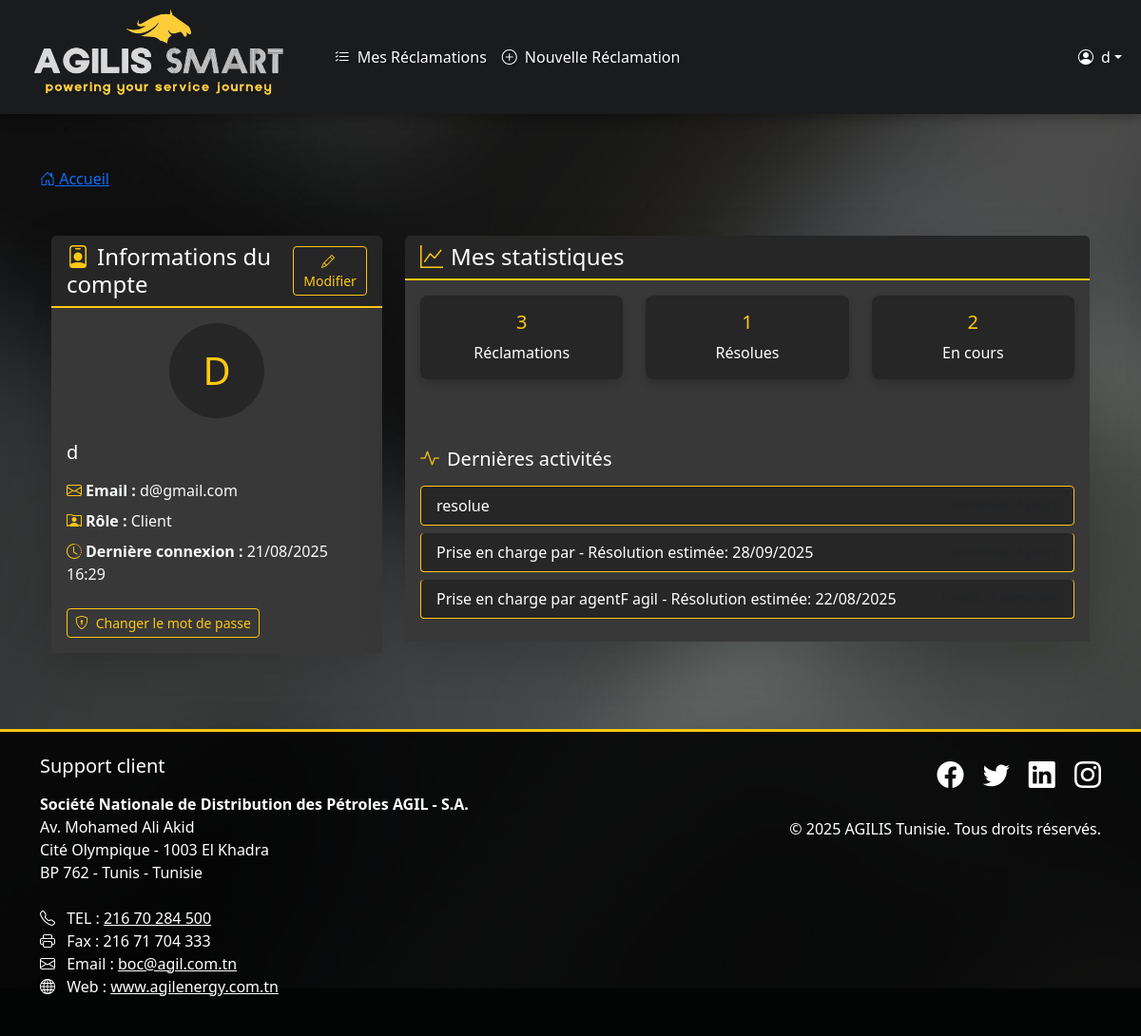
The page /accounts/profile/ (signed in) on the database its author committed.
### reclamations/models.py (models this page shows, shortened)
class User(AbstractUser):
    ROLE_CHOICES = [
        ('CLIENT', 'Client'),
        ('AGENT', 'Agent de station'),
        ('TECH', 'Technicien'),
        ('FINANCE', 'Agent Financier'),
        ('SUPPORT', 'Support Client'),
        ('ADMIN', 'Administrateur'),
    ]
    username = models.CharField(
        max_length=150,
        unique=True,
        blank=False,
        validators=[],  # Suppression des validateurs par défaut
        error_messages={
            'unique': "Ce nom d'utilisateur est déjà utilisé.",
        }
    )
    role = models.CharField(
        max_length=10,
        choices=ROLE_CHOICES,
        default='CLIENT',
        verbose_name="Rôle utilisateur"
    )
    phone = models.CharField(
        max_length=20,
        blank=True,
        verbose_name="Téléphone"
    )
    teams = models.JSONField(
        default=list,
        verbose_name="Équipes assignées",
        help_text="Liste des équipes auxquelles appartient l'utilisateur"
    )
    assigned_station = models.ForeignKey(
        'Station',
        null=True,
        blank=True,
        on_delete=models.SET_NULL,
        verbose_name="Station assignée"
    )
    ROLE_TO_TEAMS = {
        'TECH': ['TECH'],
        'FINANCE': ['FINANCE'],
        'SUPPORT': ['SUPPORT'],
        'AGENT': ['STATION'],  # Les agents vont dans l'équipe STATION
        'ADMIN': [],  # Pas d'équipe pour les admins
        'CLIENT': []  # Pas d'équipe pour les clients
    }
    class Meta:
        verbose_name = "Utilisateur"
        verbose_name_plural = "Utilisateurs"
        ordering = ['last_name', 'first_name']
    @property
    def is_specialist(self) -> bool:
        return self.role in {'TECH', 'FINANCE', 'SUPPORT', 'AGENT'}

class ReclamationUpdate(models.Model):
    reclamation = models.ForeignKey(
        Reclamation,
        on_delete=models.CASCADE,
        related_name='updates'
    )
    author = models.ForeignKey(User, on_delete=models.CASCADE)
    message = models.TextField()
    is_status_change = models.BooleanField(default=False)
    new_status = models.CharField(max_length=15, blank=True)
    created_at = models.DateTimeField(auto_now_add=True)
    is_internal_note = models.BooleanField(default=False)
    class Meta:
        ordering = ['-created_at']

### reclamations/views.py (the view)
# urls.py: path('accounts/profile/', ProfileView.as_view(), name='profile'),
class ProfileView(LoginRequiredMixin, TemplateView):
    template_name = 'registration/profile.html'
    def get_context_data(self, **kwargs):
        context = super().get_context_data(**kwargs)
        user = self.request.user
        if user.is_specialist:
            reclamations = Reclamation.objects.filter(
                assigned_specialist=user
            )
            template_name = 'specialist/profile.html'
        else:
            reclamations = Reclamation.objects.filter(user=user)
            template_name = 'registration/profile.html'
        context.update({
            'user': user,
            'nb_reclamations': reclamations.count(),
            'nb_reclamations_resolues': reclamations.filter(status='RESOLVED').count(),
            'nb_reclamations_encours': reclamations.exclude(
                status__in=['RESOLVED', 'CLOSED']
            ).count(),
            'last_activities': ReclamationUpdate.objects.filter(
                Q(reclamation__user=user) | Q(author=user)
            ).order_by('-created_at')[:5]
        })
        self.template_name = template_name
        return context

### reclamations/templatetags/user_tags.py (called while the page is built)
@register.filter(name='is_specialist')
def is_specialist(user):
    return user.role in {'TECH', 'FINANCE', 'SUPPORT', 'AGENT'}

### reclamations/templates/registration/profile.html (shortened to what this page needs)
{% extends "base.html" %}
{% block content %}
<div class="container py-4">
    <div class="row">
        <div class="col-md-4">
            <div class="card shadow-lg border-yellow mb-4">
                <div class="card-header bg-dark-gray text-white d-flex justify-content-between align-items-center">
                    <h4 class="mb-0">
                        <i class="bi bi-person-badge me-2 text-yellow"></i>Informations du compte
                    </h4>
                    <a href="{% url 'reclamations:profile_edit' %}" class="btn btn-sm btn-outline-yellow">
                        <i class="bi bi-pencil me-1"></i> Modifier
                    </a>
                </div>
                <div class="card-body bg-medium-gray">
                    <div class="text-center mb-4">
                        <div class="bg-dark-gray rounded-circle d-inline-flex align-items-center justify-content-center text-yellow"
                             style="width: 100px; height: 100px; font-size: 2.5rem;">
                            {{ user.username|first|upper }}
                        </div>
                    </div>
                    <h5 class="text-white mb-3">{{ user.username }}</h5>
                    <p class="text-light mb-2"><strong><i class="bi bi-envelope me-1 text-yellow"></i>Email :</strong> {{ user.email }}</p>
                    <p class="text-light mb-2"><strong><i class="bi bi-person-rolodex me-1 text-yellow"></i>Rôle :</strong> {{ user.get_role_display }}</p>
                    <p class="text-light mb-3"><strong><i class="bi bi-clock-history me-1 text-yellow"></i>Dernière connexion :</strong> {{ user.last_login|date:"d/m/Y H:i" }}</p>
                    <div class="mt-4">
                        <a href="{% url 'password_change' %}" class="btn btn-outline-yellow btn-sm">
                            <i class="bi bi-shield-lock me-1"></i> Changer le mot de passe
                        </a>
                    </div>
                </div>
            </div>
        </div>
        <div class="col-md-8">
            <div class="card shadow-lg border-yellow">
                <div class="card-header bg-dark-gray text-white">
                    <h4 class="mb-0">
                        <i class="bi bi-graph-up me-2 text-yellow"></i>Mes statistiques
                    </h4>
                </div>
                <div class="card-body bg-medium-gray">
                    <div class="row text-center">
                        <div class="col-md-4 mb-3">
                            <div class="card bg-dark-gray text-white border-yellow">
                                <div class="card-body">
                                    <h5 class="card-title text-yellow">{{ nb_reclamations }}</h5>
                                    <p class="card-text">Réclamations</p>
                                </div>
                            </div>
                        </div>
                        <div class="col-md-4 mb-3">
                            <div class="card bg-dark-gray text-white border-yellow">
                                <div class="card-body">
                                    <h5 class="card-title text-yellow">{{ nb_reclamations_resolues }}</h5>
                                    <p class="card-text">Résolues</p>
                                </div>
                            </div>
                        </div>
                        <div class="col-md-4 mb-3">
                            <div class="card bg-dark-gray text-white border-yellow">
                                <div class="card-body">
                                    <h5 class="card-title text-yellow">{{ nb_reclamations_encours }}</h5>
                                    <p class="card-text">En cours</p>
                                </div>
                            </div>
                        </div>
                    </div>
                    <div class="mt-4">
                        <h5 class="text-white mb-3">
                            <i class="bi bi-activity me-2 text-yellow"></i>Dernières activités
                        </h5>
                        <div class="list-group">
                            {% for activity in last_activities %}
                            <div class="list-group-item bg-dark-gray text-white border-yellow mb-2">
                                <div class="d-flex justify-content-between">
                                    <span>{{ activity.message }}</span>
                                    <small class="text-muted">{{ activity.created_at|timesince }}</small>
                                </div>
                            </div>
                            {% empty %}
                            <div class="list-group-item bg-dark-gray text-white border-yellow">
                                Aucune activité récente
                            </div>
                            {% endfor %}
                        </div>
                    </div>
                </div>
            </div>
        </div>
    </div>
</div>
{% endblock %}

### reclamations/templates/base.html (shortened to what this page needs)
{% load static user_tags %}
<!DOCTYPE html>
<html lang="fr">
<head>
    <link href="https://cdn.jsdelivr.net/npm/bootstrap@5.3.0/dist/css/bootstrap.min.css" rel="stylesheet">
    <link rel="stylesheet" href="https://cdn.jsdelivr.net/npm/bootstrap-icons@1.10.0/font/bootstrap-icons.css">
</head>
<body>
<nav class="navbar navbar-expand-lg navbar-dark fixed-top">
    <div class="container-fluid">
        {% if user.is_staff or user.is_superuser %}
        <a class="navbar-brand" href="/admin-dashboard/">
        {% else %}
        <a class="navbar-brand" href="{% url 'reclamations:list' %}">
        {% endif %}
            <img src="{% static 'images/logo.png' %}" alt="AGILIS Smart">
        </a>
        <div class="collapse navbar-collapse" id="navbarContent">
            <ul class="navbar-nav me-auto mb-2 mb-lg-0">
                {% if user.is_authenticated %}
                    {% if user.is_staff or user.is_superuser %}
                        <li class="nav-item">
                            <a class="nav-link {% if 'admin-dashboard' in request.path %}active{% endif %}"
                               href="/admin-dashboard/">
                                <i class="bi bi-speedometer2 me-2"></i>Dashboard
                            </a>
                        </li>
                    {% else %}
                        {% if user|is_specialist %}
                            <li class="nav-item">
                                <a class="nav-link {% if 'specialist_dashboard' in request.resolver_match.url_name %}active{% endif %}"
                                   href="{% url 'reclamations:specialist_dashboard' %}">
                                    <i class="bi bi-speedometer2 me-2"></i>Dashboard
                                </a>
                            </li>
                        {% else %}
                            <li class="nav-item">
                                <a class="nav-link {% if request.resolver_match.url_name == 'list' %}active{% endif %}"
                                   href="{% url 'reclamations:list' %}">
                                    <i class="bi bi-list-check me-2"></i>Mes Réclamations
                                </a>
                            </li>
                            <li class="nav-item">
                                <a class="nav-link {% if request.resolver_match.url_name == 'create' %}active{% endif %}"
                                   href="{% url 'reclamations:create' %}">
                                    <i class="bi bi-plus-circle me-2"></i>Nouvelle Réclamation
                                </a>
                            </li>
                        {% endif %}
                    {% endif %}
                {% endif %}
            </ul>
            <ul class="navbar-nav ms-auto mb-2 mb-lg-0">
                {% if user.is_authenticated %}
                    <li class="nav-item dropdown">
                        <a class="nav-link dropdown-toggle d-flex align-items-center" href="#" id="userDropdown"
                           role="button" data-bs-toggle="dropdown" aria-expanded="false">
                            <i class="bi bi-person-circle me-2"></i>
                            <span class="d-none d-lg-inline">{{ user.get_full_name|default:user.username }}</span>
                        </a>
                    </li>
                {% endif %}
            </ul>
        </div>
    </div>
</nav>
<main class="container mt-4">
    {% block breadcrumb %}
        <nav aria-label="breadcrumb" class="mb-4">
            <ol class="breadcrumb">
                <li class="breadcrumb-item">
                    {% if user.is_staff or user.is_superuser %}
                    <a href="/admin-dashboard/">
                    {% else %}
                    <a href="{% url 'reclamations:list' %}">
                    {% endif %}
                        <i class="bi bi-house-door"></i> Accueil
                    </a>
                </li>
            </ol>
            </nav>
        {% endblock %}
        {% block content %}{% endblock %}
    </main>
    <footer class="py-4">
        <div class="container">
            <div class="row">
                <div class="col-md-6">
                    <h5 class="mb-3">Support client</h5>
                    <address>
                        <strong>Société Nationale de Distribution des Pétroles AGIL - S.A.</strong><br>
                        Av. Mohamed Ali Akid<br>
                        Cité Olympique - 1003 El Khadra<br>
                        BP 762 - Tunis - Tunisie<br><br>
                        <i class="bi bi-telephone me-2"></i> TEL : <a href="tel:+21670284500" class="text-white">216 70 284 500</a><br>
                        <i class="bi bi-printer me-2"></i> Fax : 216 71 704 333<br>
                        <i class="bi bi-envelope me-2"></i> Email : <a href="mailto:boc@agil.com.tn" class="text-white">boc@agil.com.tn</a><br>
                        <i class="bi bi-globe me-2"></i> Web : <a href="https://www.agilenergy.com.tn" target="_blank" class="text-white">www.agilenergy.com.tn</a>
                    </address>
                </div>
                <div class="col-md-6 text-center text-md-end">
                    <div class="mb-4">
                        <a href="#" class="text-white me-3"><i class="bi bi-facebook fs-3"></i></a>
                        <a href="#" class="text-white me-3"><i class="bi bi-twitter fs-3"></i></a>
                        <a href="#" class="text-white me-3"><i class="bi bi-linkedin fs-3"></i></a>
                        <a href="#" class="text-white"><i class="bi bi-instagram fs-3"></i></a>
                    </div>
                    <p class="mb-0">
                        © {% now "Y" %} AGILIS Tunisie. Tous droits réservés.
                    </p>
                </div>
            </div>
        </div>
    </footer>
</body>
</html>

### reclamations/templates/registration/profile.html (style rules this page uses)
.border-yellow { border-color: var(--agilis-vivid-yellow) !important; }
.text-yellow { color: var(--agilis-vivid-yellow) !important; }
.bg-dark-gray { background-color: var(--agilis-dark-gray); }
.bg-medium-gray { background-color: var(--agilis-medium-gray); }
.btn-outline-yellow { border-color: var(--agilis-vivid-yellow); color: var(--agilis-vivid-yellow); }
.text-light { color: #f8f9fa !important; }
.list-group-item { border-radius: 0.25rem !important; margin-bottom: 0.5rem; }

### rows shown on the page
User: get_full_name "d", username|first "D", username "d", email "d@gmail.com", role "Client", last_login "21/08/2025 16:29"
ReclamationUpdate: message "resolue"
ReclamationUpdate: message "Prise en charge par - Résolution estimée: 28/09/2025"
ReclamationUpdate: message "Prise en charge par agentF agil - Résolution estimée: 22/08/2025"

### other values the page prints
{{ nb_reclamations }} "3"
{{ nb_reclamations_resolues }} "1"
{{ nb_reclamations_encours }} "2"
